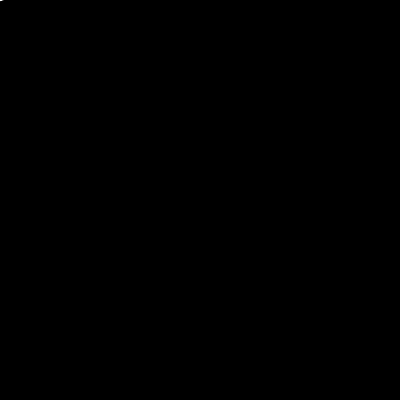
Frame 1 (no input)
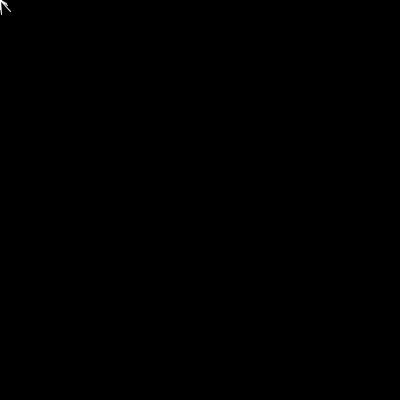
Frame 60 (the mouse pressed at the canvas centre just before this capture)
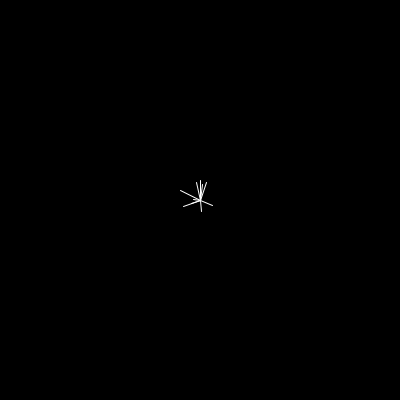
Frame 120 (the mouse held since frame 60 and released just before this capture)

The Processing sketch that drew these frames (run headless with seeded random() and noise(); from frame 60 on, the mouse is pressed at the canvas centre):

// Processing sketch: Mouse_Sparks
// ── Mouse_Sparks.pde
Spark[] sparks = new Spark[10];

void setup() {
  background(0);
  stroke(255);
  smooth();
  size(400, 400);
  frameRate(30);
  noCursor();
  for (int i=0; i < sparks.length; i++) {
    sparks[i] = new Spark();
  }
}

void draw() {
  background(0);
  
  for (int i=0; i < sparks.length; i++) {
    sparks[i].update();
    sparks[i].display();
  }
}

class Spark {
  PVector location;
  
  Spark() {
  }
  
  void update() {
    location = new PVector(random(-20, 20), random(-20, 20));
  }
  
  void display() {
    line(mouseX, mouseY, mouseX + location.x, mouseY + location.y);
  }
}
